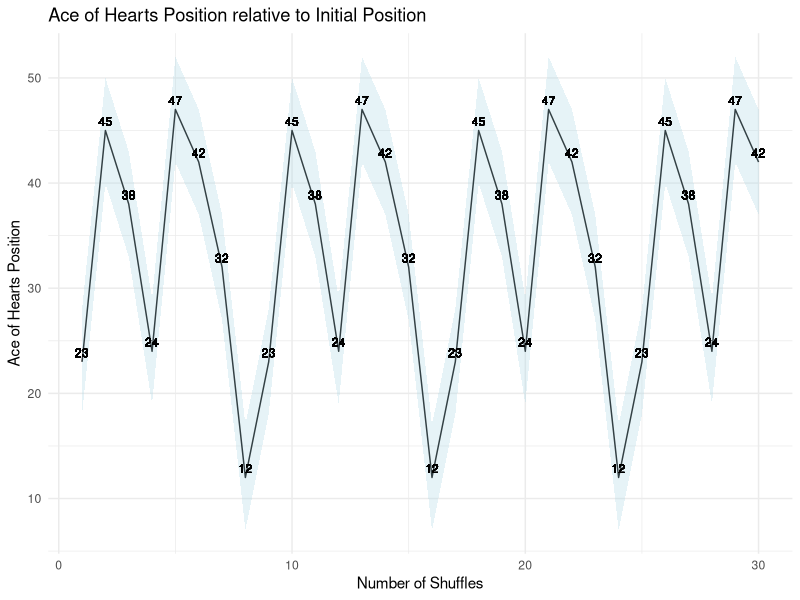

Reproduce this figure in R.
## ---- chunk 1


# Function to perform a faro shuffle on a deck of cards
faro <- function(deck, num_shuffles) {
  for (i in 1:num_shuffles) {
    half1 <- deck[1:(length(deck)/2)]
    half2 <- deck[(length(deck)/2 + 1):length(deck)]
    deck <- c()
    for (j in 1:length(half1)) {
      deck <- c(deck, half1[j], half2[j])
    }
  }
  return(deck)
}


## ---- chunk 2
# Install the required packages if not already installed
if (!requireNamespace("ggplot2", quietly = TRUE)) {
  install.packages("ggplot2")
}

# Load the necessary packages
library(ggplot2)

# Function to simulate the position of the ace of hearts after shuffling
simulate_ace_of_hearts_position <- function(num_shuffles, num_simulations) {
  original_deck <- 1:52
  ace_position <- numeric(num_simulations)
  
  for (i in 1:num_simulations) {
    shuffled_deck <- faro(original_deck, num_shuffles)
    ace_position[i] <- which(shuffled_deck == 12)
  }
  
  return(ace_position)
}

# Simulation parameters
num_shuffles_list <- seq(1, 30, by = 1)
num_simulations <- 100

# Run the simulation
ace_positions <- lapply(num_shuffles_list, function(num_shuffles) {
  simulate_ace_of_hearts_position(num_shuffles, num_simulations)
})

# Prepare data for the plot
df <- data.frame(
  Num_Shuffles = rep(num_shuffles_list, each = num_simulations),
  Ace_Position = unlist(ace_positions)
)

# Create a line plot with a ribbon in ggplot2
ggplot(df, aes(x = Num_Shuffles, y = Ace_Position)) +
  geom_line() +
  geom_ribbon(aes(ymin = Ace_Position - 5, ymax = Ace_Position + 5), fill = "lightblue", alpha = 0.3) +
  geom_text(aes(label = Ace_Position), vjust = -0.5, hjust = 0.5, size = 3) +
  labs(title = "Ace of Hearts Position relative to Initial Position",
       x = "Number of Shuffles",
       y = "Ace of Hearts Position") +
  theme_minimal()


